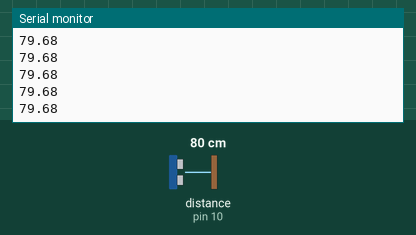
Bench run of a sketch on a simulated Arduino Uno, built with avr-gcc and run on an emulated ATmega328P. On the bench: the last lines printed to the serial monitor. Wiring (inferred from the names in the program): ultrasonic range finder: trigger pin 9; echo pin 10. The test bench sets the inputs (shaded band); at power-on: distance to the obstacle (sensor on pin 10) 80 cm. The echo pulse lasts 58.3 µs per cm.

Above: at 1.2 s.
1.3 s: distance to the obstacle (sensor on pin 10) set to 2 cm
At 1.32 s:
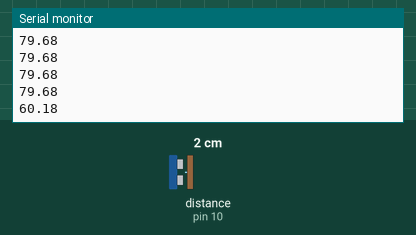
2.8 s: distance to the obstacle (sensor on pin 10) set to 4 cm
At 2.84 s:
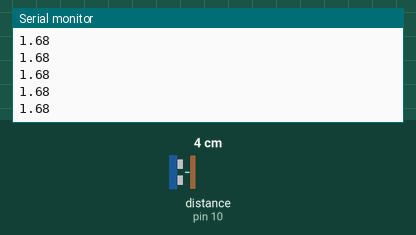
Timing chart, 0 to 5.8 s (numbered marks = the images above; inputs shaded):
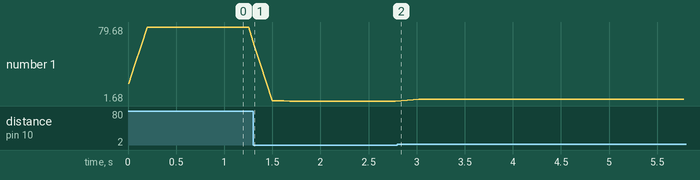

Measured:
- after the input at 1.3 s, the serial monitor: prints a new line at once (image 1)
- plotted number 1: 79.68 → 1.68 after the input at 1.3 s, 1.68 → 3.69 after the input at 2.8 s

The sketch:

legge_oraria.ino
```cpp
// ESPERIMENTO DI CINEMATICA:
// LEGGE ORARIA DI DUE CORPI IN MOTO, in tempo reale
//
// Materiale: microcontrollore con cavo USB,
//            PC o altro con serial plotter
//            un sensore a ultrasuoni
#define vccPin 8
#define trigPin 9
#define echoPin 10
#define gndPin 11

long duration = 0;  // duration in microsecondi
float distance = 0; // distance in cm

int const fsize = 4;
int fil [fsize];
int i=0;
float avg = 0.0;


void setup() {
  Serial.begin (9600);

  pinMode(vccPin, OUTPUT);
  digitalWrite(vccPin, HIGH);
  pinMode(trigPin, OUTPUT);
  pinMode(echoPin, INPUT);
  pinMode(gndPin, OUTPUT);
  digitalWrite(gndPin, LOW);
}


void loop(){
  digitalWrite(trigPin, LOW);
  delayMicroseconds(5);
  digitalWrite(trigPin, HIGH);
  delayMicroseconds(10);
  digitalWrite(trigPin, LOW);
  duration = pulseIn(echoPin, HIGH, 20000);

  fil[i] = duration;
  if(i < (fsize-1)) i++;
  else i = 0;
  avg = 0;
  for(int j=0; j<fsize; j++){
    avg += (float)fil[j];
  }
  avg = avg / (float)(fsize);

  distance = avg/2.0 * 0.0343; // calcolo con velocità del suono

  if((distance <= 200)&&(distance > 0)){
    Serial.println(distance);
    delay(60);
  }
}


// Fonte per filtro Aliverti https://www.youtube.com/watch?v=cnQSCPUgiA4


/*

// ESPERIMENTO DI CINEMATICA:
// LEGGE ORARIA DI DUE CORPI IN MOTO, in tempo reale
//
// Materiale: microcontrollore con cavo USB,
//            PC o altro con serial plotter
//            2 sensori a ultrasuoni
//            breadboard e cavetti


#define vccPin 3  //14
#define trigPin 4  //15
#define echoPin 5  //16
#define gndPin 6  //17

#define vccPinBis 8
#define trigPinBis 9
#define echoPinBis 10
#define gndPinBis 11

long duration = 0;  // duration in microsecondi
float distance = 0; // distance in cm

long durationBis = 0;
float distanceBis = 0;

int const fsize = 4;
int fil [fsize];
int i=0;
float avg = 0.0;


void setup() {
  Serial.begin (9600);

  pinMode(vccPin, OUTPUT);
  digitalWrite(vccPin, HIGH);
  pinMode(trigPin, OUTPUT);
  pinMode(echoPin, INPUT);
  pinMode(gndPin, OUTPUT);
  digitalWrite(gndPin, LOW);

  pinMode(vccPinBis, OUTPUT);
  digitalWrite(vccPinBis, HIGH);
  pinMode(trigPinBis, OUTPUT);
  pinMode(echoPinBis, INPUT);
  pinMode(gndPinBis, OUTPUT);
  digitalWrite(gndPinBis, LOW);

}


void loop(){
  digitalWrite(trigPin, LOW);
  delayMicroseconds(5);
  digitalWrite(trigPin, HIGH);
  delayMicroseconds(10);
  digitalWrite(trigPin, LOW);
  duration = pulseIn(echoPin, HIGH, 20000);
  //if(duration == 0){
    //pinMode(echoPin, OUTPUT);
    //digitalWrite(echoPin, LOW);
    //delayMicroseconds(200);
    //pinMode(echoPin, INPUT);
  //}

  fil[i] = duration;
  if(i < (fsize-1)) i++;
  else i = 0;
  avg = 0;
  for(int j=0; j<fsize; j++){
    avg += (float)fil[j];
  }
  avg = avg / (float)(fsize);

  distance = avg/2.0 * 0.0343; // calcolo con velocità del suono

  digitalWrite(trigPinBis, LOW);
  delayMicroseconds(5);
  digitalWrite(trigPinBis, HIGH);
  delayMicroseconds(10);
  digitalWrite(trigPinBis, LOW);
  durationBis = pulseIn(echoPinBis, HIGH,20000);
  //if(durationBis == 0){
    //pinMode(echoPinBis, OUTPUT);
    //digitalWrite(echoPinBis, LOW);
    //delayMicroseconds(200);
    //pinMode(echoPinBis, INPUT);
  //}

  distanceBis = durationBis/2.0 * 0.0343; // calcolo con velocità del suono

  if((distance <= 40)&&(distanceBis <= 40)&&(distance > 0)){
    Serial.print(distance);
    Serial.print(" ");
    Serial.println(distanceBis);
    delay(60);
  }
}


// Fonte per filtro Aliverti https://www.youtube.com/watch?v=cnQSCPUgiA4


*/
```
